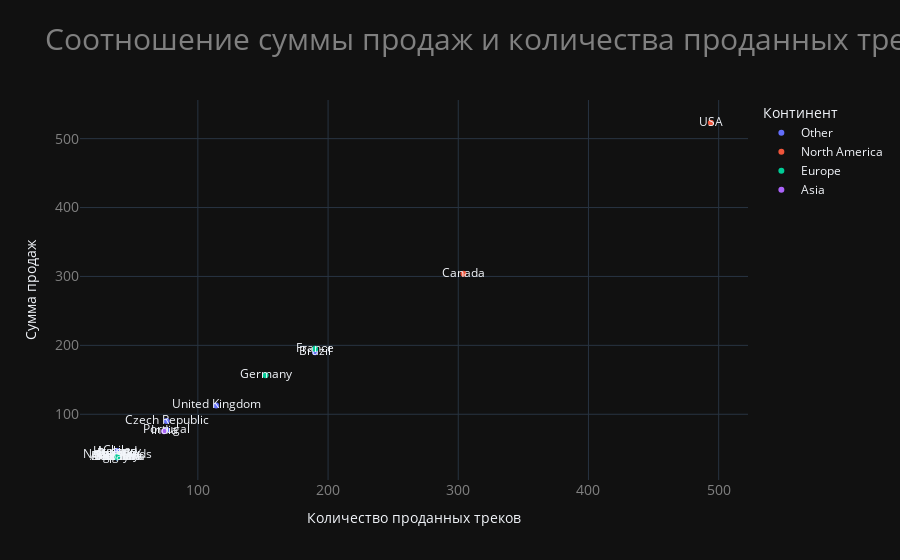

The cell this chart's notebook holds for it:
### Code cell
continent_colors = {
    "Asia": "yellow",
    "Europe": "blue",
    "North America": "red"
}
df['avg_sale_per_track'] = df['total_sales'] / df['track_sales_count']

fig = px.scatter(
    df,
    x="track_sales_count",
    y="total_sales",
    text="country",
    color="continent",
    hover_data={
        "country": True,
        "total_sales": True,
        "track_sales_count": True,
        "avg_sale_per_track": True
    },
    labels={
        "track_sales_count": "Количество проданных треков",
        "total_sales": "Сумма продаж",
        "continent": "Континент",
        "avg_sale_per_track": "Средняя сумма на один трек"
    },
    title="Соотношение суммы продаж и количества проданных треков"
)

fig.update_traces(
    hovertemplate="<b>%{text}</b><br>"
    + "Сумма продаж: %{y}<br>"
    + "Количество треков: %{x}<br>"
    + "Средняя сумма на один трек: %{customdata[0]:.2f}"
)


fig.update_layout(
    title="Соотношение суммы продаж и количества проданных треков",
    title_font=dict(size=30, color='gray'),
    xaxis=dict(tickfont=dict(size=14, color='gray')),
    yaxis=dict(tickfont=dict(size=14, color='gray')),
    template = 'plotly_dark'
)
fig.show()

### Figure 1 — Plotly figure (JSON) as saved in the notebook; plotly's stock layout.template omitted (floating-point values rounded to 4 significant figures)
{"data": [{"customdata": [["Argentina", 0.99], ["Australia", 0.99], ["Austria", 1.122], ["Belgium", 0.99], ["Brazil", 1.001], ["Chile", 1.227], ["Czech Republic", 1.187], ["Denmark", 0.99], ["Finland", 1.095], ["Hungary", 1.201], ["Ireland", 1.201], ["Italy", 0.99], ["Netherlands", 1.069], ["Norway", 1.043], ["Poland", 0.99], ["Portugal", 1.016], ["Sweden", 1.016], ["United Kingdom", 0.99]], "hovertemplate": "<b>%{text}</b><br>Сумма продаж: %{y}<br>Количество треков: %{x}<br>Средняя сумма на один трек: %{customdata[0]:.2f}", "legendgroup": "Other", "marker": {"color": "#636efa", "symbol": "circle"}, "mode": "markers+text", "name": "Other", "orientation": "h", "showlegend": true, "text": ["Argentina", "Australia", "Austria", "Belgium", "Brazil", "Chile", "Czech Republic", "Denmark", "Finland", "Hungary", "Ireland", "Italy", "Netherlands", "Norway", "Poland", "Portugal", "Sweden", "United Kingdom"], "type": "scatter", "x": [38, 38, 38, 38, 190, 38, 76, 38, 38, 38, 38, 38, 38, 38, 38, 76, 38, 114], "xaxis": "x", "y": [37.62, 37.62, 42.62, 37.62, 190.1, 46.62, 90.24, 37.62, 41.62, 45.62, 45.62, 37.62, 40.62, 39.62, 37.62, 77.24, 38.62, 112.9], "yaxis": "y"}, {"customdata": [["Canada", 0.9999], ["USA", 1.059]], "hovertemplate": "<b>%{text}</b><br>Сумма продаж: %{y}<br>Количество треков: %{x}<br>Средняя сумма на один трек: %{customdata[0]:.2f}", "legendgroup": "North America", "marker": {"color": "#EF553B", "symbol": "circle"}, "mode": "markers+text", "name": "North America", "orientation": "h", "showlegend": true, "text": ["Canada", "USA"], "type": "scatter", "x": [304, 494], "xaxis": "x", "y": [304.0, 523.1], "yaxis": "y"}, {"customdata": [["France", 1.027], ["Germany", 1.029], ["Spain", 0.99]], "hovertemplate": "<b>%{text}</b><br>Сумма продаж: %{y}<br>Количество треков: %{x}<br>Средняя сумма на один трек: %{customdata[0]:.2f}", "legendgroup": "Europe", "marker": {"color": "#00cc96", "symbol": "circle"}, "mode": "markers+text", "name": "Europe", "orientation": "h", "showlegend": true, "text": ["France", "Germany", "Spain"], "type": "scatter", "x": [190, 152, 38], "xaxis": "x", "y": [195.1, 156.5, 37.62], "yaxis": "y"}, {"customdata": [["India", 1.017]], "hovertemplate": "<b>%{text}</b><br>Сумма продаж: %{y}<br>Количество треков: %{x}<br>Средняя сумма на один трек: %{customdata[0]:.2f}", "legendgroup": "Asia", "marker": {"color": "#ab63fa", "symbol": "circle"}, "mode": "markers+text", "name": "Asia", "orientation": "h", "showlegend": true, "text": ["India"], "type": "scatter", "x": [74], "xaxis": "x", "y": [75.26], "yaxis": "y"}], "layout": {"legend": {"title": {"text": "Континент"}, "tracegroupgap": 0}, "title": {"font": {"color": "gray", "size": 30}, "text": "Соотношение суммы продаж и количества проданных треков"}, "xaxis": {"anchor": "y", "domain": [0, 1], "tickfont": {"color": "gray", "size": 14}, "title": {"text": "Количество проданных треков"}}, "yaxis": {"anchor": "x", "domain": [0, 1], "tickfont": {"color": "gray", "size": 14}, "title": {"text": "Сумма продаж"}}}}
